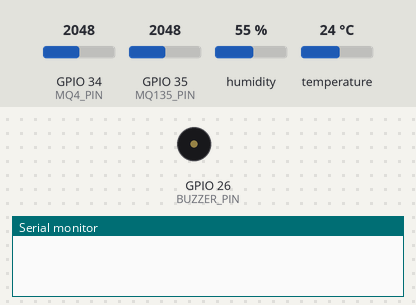
A sketch run on a simulated ESP32. Parts: buzzer (waves = sounding, pin HIGH), the last lines printed to the serial monitor. Inputs (shaded band) come from the test bench; at power-on: GPIO 34 (MQ4_PIN) = 2048, GPIO 35 (MQ135_PIN) = 2048, humidity 55 %, temperature 24 °C. WiFi joins after 1.5 s; servers stay silent unless stated.

Above: at 0.1 s.
At 2.1 s:
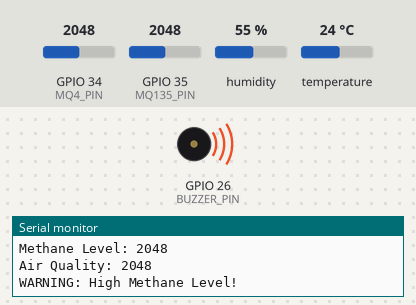
Timing chart, 0 to 3.6 s (numbered marks = the images above):
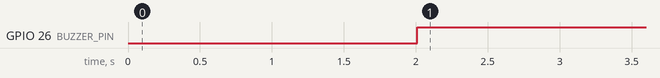

Measured:
- by itself, GPIO 26 (BUZZER_PIN): LOW → HIGH at 2.0 s

The sketch:

esp32_methane_monitor.ino
```cpp
#include <WiFi.h>
#include <DHT.h>

#define DHTPIN 4
#define DHTTYPE DHT22
#define MQ4_PIN 34
#define MQ135_PIN 35
#define BUZZER_PIN 26

const char* ssid = "YOUR_WIFI";
const char* password = "YOUR_PASSWORD";

DHT dht(DHTPIN, DHTTYPE);

void setup() {
  Serial.begin(115200);
  dht.begin();

  pinMode(BUZZER_PIN, OUTPUT);

  WiFi.begin(ssid, password);

  while (WiFi.status() != WL_CONNECTED) {
    delay(1000);
    Serial.println("Connecting to WiFi...");
  }

  Serial.println("Connected to WiFi");
}

void loop() {
  float temperature = dht.readTemperature();
  float humidity = dht.readHumidity();

  int methaneValue = analogRead(MQ4_PIN);
  int airQuality = analogRead(MQ135_PIN);

  Serial.println("----- SENSOR DATA -----");
  Serial.print("Temperature: ");
  Serial.println(temperature);

  Serial.print("Humidity: ");
  Serial.println(humidity);

  Serial.print("Methane Level: ");
  Serial.println(methaneValue);

  Serial.print("Air Quality: ");
  Serial.println(airQuality);

  if (methaneValue > 500) {
    digitalWrite(BUZZER_PIN, HIGH);
    Serial.println("WARNING: High Methane Level!");
  } else {
    digitalWrite(BUZZER_PIN, LOW);
  }

  delay(5000);
}
```
